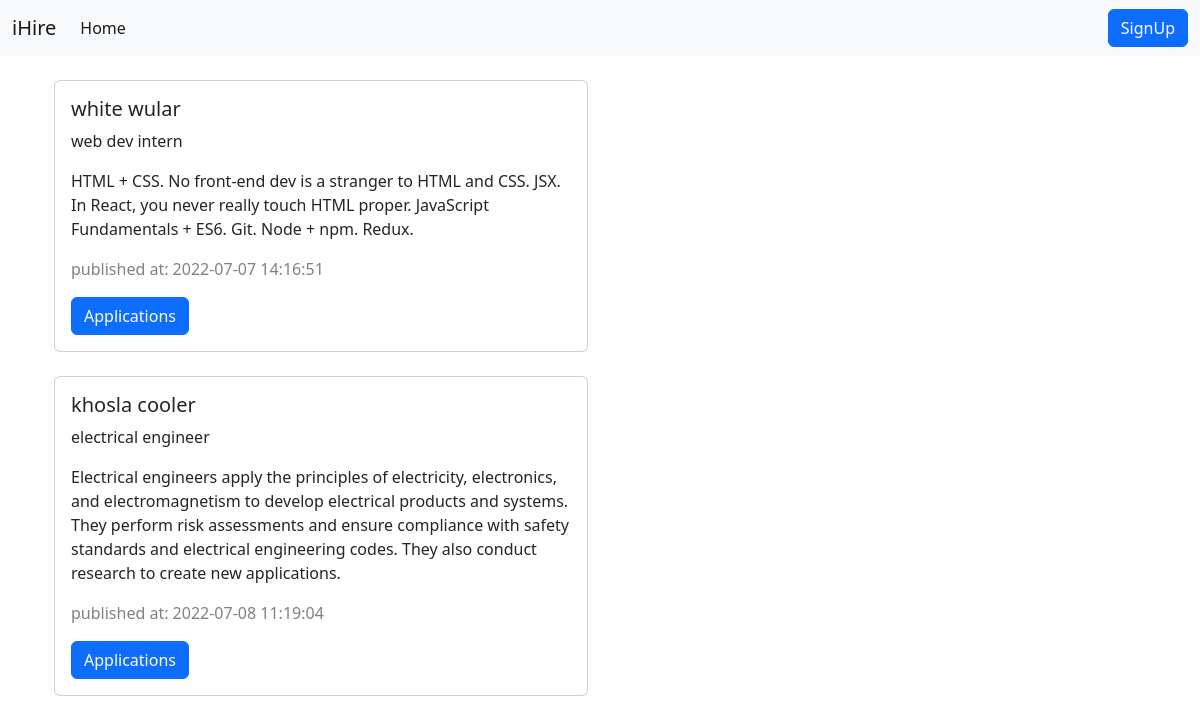
/posts.php?admin_id=1, run on the app's committed database.
### tables this page shows
CREATE TABLE `brands` (
  `brand_id` int(8) NOT NULL,
  `brand_name` varchar(255) NOT NULL,
  `brand_title` varchar(255) NOT NULL,
  `brand_description` text NOT NULL,
  `brand_by` int(8) NOT NULL,
  `timestamp` datetime NOT NULL DEFAULT current_timestamp()
);

### posts.php (the view, shortened to what this page needs)
<?php
if(isset($_GET['admin_id'])){
    $id = $_GET['admin_id'];
}
?>
<!DOCTYPE html>
<html lang="en">
<head>
    <link href="https://cdn.jsdelivr.net/npm/bootstrap@5.2.0-beta1/dist/css/bootstrap.min.css" rel="stylesheet">
</head>
<body>
    <?php
    include './partials/_header.php';
    include './partials/_dbconnect.php';
    echo '<div class="container">';
    $sql = "SELECT * FROM `brands` WHERE `brand_by` = '$id'";
    $result = mysqli_query($conn, $sql);
    while($row = mysqli_fetch_assoc($result)){
        echo '<div class="row my-4 mx-auto">
        <div class="col-sm-6">
          <div class="card">
            <div class="card-body">
              <h5 class="card-title">'. $row['brand_name'] .'</h5>
              <p class="card-text">'. $row['brand_title'] .'</p>
              <p>'. $row['brand_description'] .'</p>
              <p style="color:grey">published at: '. $row['timestamp'] .'</p>
              <a href="applications.php?applied_to_id='.$row['brand_id'] .'" class="btn btn-primary">Applications</a>
            </div>
          </div>
        </div>
      </div>';
    }
    echo '</div>';
    ?>
</body>
</html>

### data on the page
brands: brand_name "white wular", brand_title "web dev intern", brand_description "HTML + CSS. No front-end dev is a stranger to HTML and CSS. JSX. In React, you never really touch HTML proper. JavaScript Fundamentals + ES6. Git. Node + npm. Redux.", timestamp "2022-07-07 14:16:51"
brands: brand_name "khosla cooler", brand_title "electrical engineer", brand_description "Electrical engineers apply the principles of electricity, electronics, and electromagnetism to develop electrical products and systems. They perform risk assessments and ensure compliance with safety standards and electrical engineering codes. They also conduct research to create new applications.", timestamp "2022-07-08 11:19:04"
